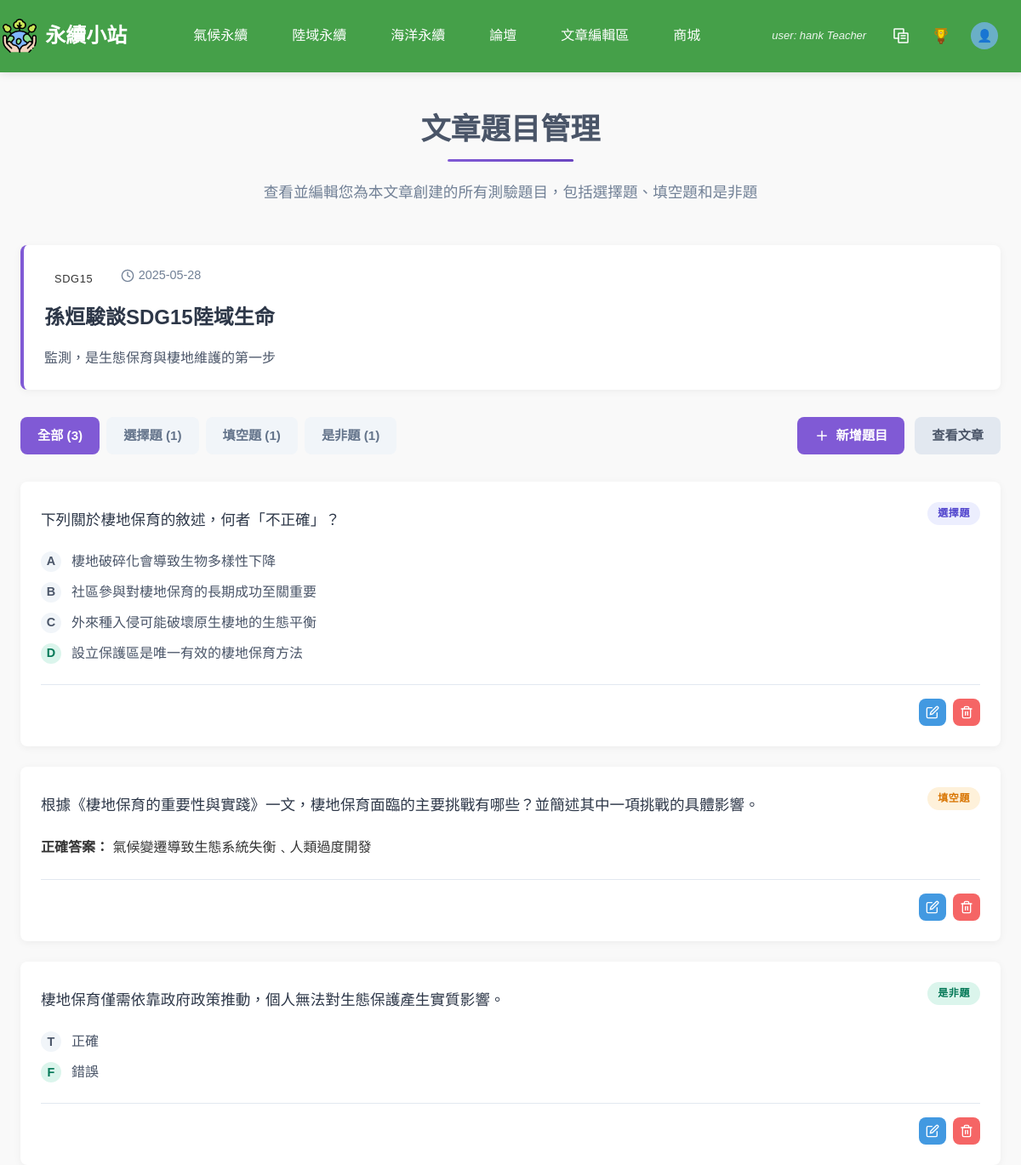
/php/article_questions.php?article_id=11 (signed in), run on the app's committed database.
### tables this page shows
CREATE TABLE `article` (
  `ArticleID` int(11) NOT NULL COMMENT '文章編號 (PK)',
  `Title` varchar(100) NOT NULL COMMENT '標題',
  `Category` varchar(50) NOT NULL COMMENT '分類',
  `ImageURL` varchar(255) DEFAULT NULL COMMENT '圖片網址',
  `Description` text DEFAULT NULL COMMENT '簡介',
  `ArticleURL` varchar(255) NOT NULL COMMENT '文章網址',
  `UserID` int(11) NOT NULL,
  `Content` longtext DEFAULT NULL COMMENT '文章內容',
  `created_at` timestamp NOT NULL DEFAULT current_timestamp(),
  `teacher_summary` longtext DEFAULT NULL COMMENT '老師重點整理'
);

CREATE TABLE `choicequiz` (
  `choiceID` int(11) NOT NULL COMMENT '選擇題編號 (PK)',
  `QuestionText` text NOT NULL COMMENT '問題文字',
  `OptionA` varchar(100) NOT NULL COMMENT '選項A',
  `OptionB` varchar(100) NOT NULL COMMENT '選項B',
  `OptionC` varchar(100) NOT NULL COMMENT '選項C',
  `OptionD` varchar(100) NOT NULL COMMENT '選項D',
  `CorrectAnswer` char(1) NOT NULL COMMENT '正確答案 (A/B/C/D)',
  `UserID` int(11) NOT NULL COMMENT '出題者 (FK to User)',
  `ArticleID` int(11) DEFAULT NULL COMMENT 'FK to Article'
);

CREATE TABLE `fillquiz` (
  `fillID` int(11) NOT NULL COMMENT '填充題編號 (PK)',
  `QuestionText` text NOT NULL COMMENT '問題文字',
  `CorrectAnswer` varchar(255) NOT NULL COMMENT '正確答案',
  `UserID` int(11) NOT NULL COMMENT '出題者 (FK to User)',
  `ArticleID` int(11) DEFAULT NULL COMMENT 'FK to Article'
);

CREATE TABLE `tfquiz` (
  `tfID` int(11) NOT NULL COMMENT '是非題編號 (PK)',
  `QuestionText` text NOT NULL COMMENT '問題文字',
  `OptionA` varchar(100) NOT NULL COMMENT '選項A',
  `OptionB` varchar(100) NOT NULL COMMENT '選項B',
  `CorrectAnswer` tinyint(1) NOT NULL COMMENT '正確答案 (True/False)',
  `UserID` int(11) NOT NULL COMMENT '出題者 (FK to User)',
  `ArticleID` int(11) DEFAULT NULL COMMENT 'FK to Article'
);

### php/article_questions.php (the view, shortened to what the rows shown need)
<?php
require_once 'db_connect.php';
$article_id = isset($_GET['article_id']) ? $_GET['article_id'] : null;
$user_id = $_SESSION['user_id'] ?? null;
$check_sql = "SELECT * FROM article WHERE ArticleID = ? AND UserID = ?";
$check_stmt = $conn->prepare($check_sql);
if ($check_stmt) {
    $check_stmt->bind_param("ss", $article_id, $user_id);
    $check_stmt->execute();
    $check_result = $check_stmt->get_result();
    $article = $check_result->fetch_assoc();
} else {
    header("Location: teacher_articles.php");
    exit();
}
$question_type = isset($_GET['type']) ? $_GET['type'] : 'all';
$choice_questions = [];
if ($question_type == 'all' || $question_type == 'choice') {
    $choice_sql = "SELECT * FROM choicequiz WHERE ArticleID = ? AND UserID = ?";
    $choice_stmt = $conn->prepare($choice_sql);
    if ($choice_stmt) {
        $choice_stmt->bind_param("ss", $article_id, $user_id);
        $choice_stmt->execute();
        $choice_result = $choice_stmt->get_result();
        while ($row = $choice_result->fetch_assoc()) {
            $row['type'] = 'choice';
            $choice_questions[] = $row;
        }
    }
}
$fill_questions = [];
if ($question_type == 'all' || $question_type == 'fill') {
    $fill_sql = "SELECT * FROM fillquiz WHERE ArticleID = ? AND UserID = ?";
    $fill_stmt = $conn->prepare($fill_sql);
    if ($fill_stmt) {
        $fill_stmt->bind_param("ss", $article_id, $user_id);
        $fill_stmt->execute();
        $fill_result = $fill_stmt->get_result();
        while ($row = $fill_result->fetch_assoc()) {
            $row['type'] = 'fill';
            $fill_questions[] = $row;
        }
    }
}
$tf_questions = [];
if ($question_type == 'all' || $question_type == 'tf') {
    $tf_sql = "SELECT * FROM tfquiz WHERE ArticleID = ? AND UserID = ?";
    $tf_stmt = $conn->prepare($tf_sql);
    if ($tf_stmt) {
        $tf_stmt->bind_param("ss", $article_id, $user_id);
        $tf_stmt->execute();
        $tf_result = $tf_stmt->get_result();
        while ($row = $tf_result->fetch_assoc()) {
            $row['type'] = 'tf';
            $tf_questions[] = $row;
        }
    }
}
$all_questions = array_merge($choice_questions, $fill_questions, $tf_questions);
$time_field = '';
if (!empty($all_questions)) {
    $first_question = reset($all_questions);
}
if (!empty($time_field)) {
    usort($all_questions, function($a, $b) use ($time_field) {
        return strtotime($b[$time_field] ?? 0) - strtotime($a[$time_field] ?? 0);
    });
} else {
    usort($all_questions, function($a, $b) {
        $a_id = 0;
        $b_id = 0;
        if ($a['type'] === 'choice') {
            foreach (['ChoiceQuizID', 'QuizID', 'ID', 'Id', 'id'] as $field) {
                if (isset($a[$field])) {
                    $a_id = $a[$field];
                    break;
                }
            }
        } elseif ($a['type'] === 'fill') {
            foreach (['FillQuizID', 'QuizID', 'ID', 'Id', 'id'] as $field) {
                if (isset($a[$field])) {
                    $a_id = $a[$field];
                    break;
                }
            }
        } elseif ($a['type'] === 'tf') {
            foreach (['TFQuizID', 'QuizID', 'ID', 'Id', 'id'] as $field) {
                if (isset($a[$field])) {
                    $a_id = $a[$field];
                    break;
                }
            }
        }
        if ($b['type'] === 'choice') {
            foreach (['ChoiceQuizID', 'QuizID', 'ID', 'Id', 'id'] as $field) {
                if (isset($b[$field])) {
                    $b_id = $b[$field];
                    break;
                }
            }
        } elseif ($b['type'] === 'fill') {
            foreach (['FillQuizID', 'QuizID', 'ID', 'Id', 'id'] as $field) {
                if (isset($b[$field])) {
                    $b_id = $b[$field];
                    break;
                }
            }
        } elseif ($b['type'] === 'tf') {
            foreach (['TFQuizID', 'QuizID', 'ID', 'Id', 'id'] as $field) {
                if (isset($b[$field])) {
                    $b_id = $b[$field];
                    break;
                }
            }
        }
        return $b_id - $a_id;
    });
}
$total_count = count($all_questions);
$page = isset($_GET['page']) ? (int)$_GET['page'] : 1;
$per_page = 10;
$total_pages = ceil($total_count / $per_page);
$page = max(1, min($page, $total_pages));
$start = ($page - 1) * $per_page;
$current_questions = array_slice($all_questions, $start, $per_page);
?>
<!DOCTYPE html>
<html lang="zh-TW">
<head>
    <link rel="stylesheet" href="../css/nav3.css">
    <link rel="stylesheet" href="../css/article_questions.css">
</head>
<body>
    <header>
        <?php include "nav.php"; ?>
    </header>
    <main class="container">
        <div class="page-header">
            <h1>文章題目管理</h1>
        </div>
        <div class="article-info">
            <?php
            $category_class = '';
            ?>
            <span class="category <?php echo $category_class; ?>"><?php echo htmlspecialchars($article['Category'] ?? '未分類'); ?></span>
            <span class="date">
                <svg xmlns="http://www.w3.org/2000/svg" viewBox="0 0 24 24" fill="none" stroke="currentColor" stroke-width="2" stroke-linecap="round" stroke-linejoin="round">
                    <circle cx="12" cy="12" r="10"></circle>
                    <polyline points="12 6 12 12 16 14"></polyline>
                </svg>
                <?php
                $article_date_value = '';
                foreach (['created_at', 'CreatedAt', 'createdAt', 'CreateTime', 'createTime', 'CreateDate', 'createDate'] as $field) {
                    if (isset($article[$field])) {
                        $article_date_value = $article[$field];
                        break;
                    }
                }
                if (!empty($article_date_value)) {
                    echo date('Y-m-d', strtotime($article_date_value));
                } else {
                    echo '未知日期';
                }
                ?>
            </span>
            <h2><?php echo htmlspecialchars($article['Title'] ?? '無標題'); ?></h2>
            <div class="article-description">
                <?php
                if (!empty($article['Description'])) {
                    echo htmlspecialchars($article['Description']);
                } else {
                    echo htmlspecialchars(mb_substr(strip_tags($article['Content'] ?? ''), 0, 200, 'UTF-8')) . '...';
                }
                ?>
            </div>
        </div>
        <div class="questions-list">
            <?php if (empty($current_questions)): ?>
                <div class="no-questions">
                    <h3>目前沒有題目</h3>
                    <p>您尚未為此文章創建任何測驗題目。點擊「新增題目」按鈕開始創建您的第一個題目。</p>
                    <a href="deepseek-test.php?article_id=<?php echo $article_id; ?>" class="btn btn-primary">
                        <svg xmlns="http://www.w3.org/2000/svg" viewBox="0 0 24 24" fill="none" stroke="currentColor" stroke-width="2" stroke-linecap="round" stroke-linejoin="round">
                            <line x1="12" y1="5" x2="12" y2="19"></line>
                            <line x1="5" y1="12" x2="19" y2="12"></line>
                        </svg>
                        新增題目
                    </a>
                </div>
            <?php else: ?>
                <?php foreach ($current_questions as $question): ?>
                    <div class="question-card">
                        <?php
                        switch ($question['type']) {
                            case 'choice':
                                echo '<span class="question-type choice">選擇題</span>';
                                $options = [
                                    'A' => $question['OptionA'] ?? '',
                                    'B' => $question['OptionB'] ?? '',
                                    'C' => $question['OptionC'] ?? '',
                                    'D' => $question['OptionD'] ?? ''
                                ];
                                $correct_answer = $question['CorrectAnswer'] ?? '';
                                $question_id = $question['choiceID'] ?? '';
                                $delete_url = "?article_id={$article_id}&delete_question={$question_id}&question_type=choice";
                                break;
                            case 'fill':
                                echo '<span class="question-type fill">填空題</span>';
                                $options = [];
                                $correct_answer = $question['CorrectAnswer'] ?? '';
                                $question_id = $question['fillID'] ?? '';
                                $delete_url = "?article_id={$article_id}&delete_question={$question_id}&question_type=fill";
                                break;
                            case 'tf':
                                echo '<span class="question-type tf">是非題</span>';
                                $options = [
                                    'T' => '正確',
                                    'F' => '錯誤'
                                ];
                                $correct_answer = $question['CorrectAnswer'] ? 'T' : 'F';
                                $question_id = $question['tfID'] ?? '';
                                $delete_url = "?article_id={$article_id}&delete_question={$question_id}&question_type=tf";
                                break;
                        }
                        ?>
                        <div class="question-content">
                            <?php echo htmlspecialchars($question['QuestionText'] ?? ''); ?>
                        </div>
                        <?php if (!empty($options)): ?>
                            <div class="question-options">
                                <?php foreach ($options as $key => $value): ?>
                                    <?php if (!empty($value)): ?>
                                        <div class="question-option">
                                            <span class="option-marker <?php echo $key === $correct_answer ? 'correct' : ''; ?>">
                                                <?php echo $key; ?>
                                            </span>
                                            <span class="option-text">
                                                <?php echo htmlspecialchars($value); ?>
                                            </span>
                                        </div>
                                    <?php endif; ?>
                                <?php endforeach; ?>
                            </div>
                        <?php else: ?>
                            <div class="question-answer">
                                <strong>正確答案：</strong> <?php echo htmlspecialchars($correct_answer); ?>
                            </div>
                        <?php endif; ?>
                        <div class="question-footer">
                            <div class="question-actions-footer">
                                <a href="deepseek-test.php?article_id=<?php echo $article_id; ?>&edit_id=<?php echo $question_id; ?>&question=<?php echo htmlspecialchars(urlencode($question['QuestionText'] ?? '')); ?>&type=<?php echo $question['type']; ?>&answer=<?php
                                    if ($question['type'] === 'choice' || $question['type'] === 'fill') {
                                        echo htmlspecialchars(urlencode($question['CorrectAnswer'] ?? ''));
                                    } else if ($question['type'] === 'tf') {
                                        echo htmlspecialchars(urlencode($question['CorrectAnswer'] ? 'T' : 'F'));
                                    }
                                ?><?php
                                    if ($question['type'] === 'choice') {
                                        echo '&option_a=' . htmlspecialchars(urlencode($options['A'] ?? ''));
                                        echo '&option_b=' . htmlspecialchars(urlencode($options['B'] ?? ''));
                                        echo '&option_c=' . htmlspecialchars(urlencode($options['C'] ?? ''));
                                        echo '&option_d=' . htmlspecialchars(urlencode($options['D'] ?? ''));
                                    }
                                ?>" class="action-link edit" title="編輯題目">
                                    <svg xmlns="http://www.w3.org/2000/svg" viewBox="0 0 24 24" fill="none" stroke="currentColor" stroke-width="2" stroke-linecap="round" stroke-linejoin="round">
                                        <path d="M11 4H4a2 2 0 0 0-2 2v14a2 2 0 0 0 2 2h14a2 2 0 0 0 2-2v-7"></path>
                                        <path d="M18.5 2.5a2.121 2.121 0 0 1 3 3L12 15l-4 1 1-4 9.5-9.5z"></path>
                                    </svg>
                                </a>
                                <a href="<?php echo $delete_url; ?>" class="action-link delete" title="刪除題目" onclick="return confirm('確定要刪除這個題目嗎？');">
                                </a>
                            </div>
                        </div>
                    </div>
                <?php endforeach; ?>
            <?php endif; ?>
        </div>
    </main>
</body>
</html>

### data on the page
article: Category "SDG15", created_at "2025-05-28", Title "孫烜駿談SDG15陸域生命", Description "監測，是生態保育與棲地維護的第一步"
choicequiz: shows "選擇題", QuestionText "下列關於棲地保育的敘述，何者「不正確」？", key "A", OptionA "棲地破碎化會導致生物多樣性下降", key "B", OptionB "社區參與對棲地保育的長期成功至關重要", key "C", OptionC "外來種入侵可能破壞原生棲地的生態平衡", key "D", OptionD "設立保護區是唯一有效的棲地保育方法"
fillquiz: shows "填空題", QuestionText "根據《棲地保育的重要性與實踐》一文，棲地保育面臨的主要挑戰有哪些？並簡述其中一項挑戰的具體影響。", CorrectAnswer "氣候變遷導致生態系統失衡﹑人類過度開發"
tfquiz: shows "是非題", QuestionText "棲地保育僅需依靠政府政策推動，個人無法對生態保護產生實質影響。", key "T", value "正確", key "F", value "錯誤"

### other printed values
$_SESSION['username'] "hank"
$_SESSION['role'] "Teacher"
$total_count "3"
$choice_count "1"
$fill_count "1"
$tf_count "1"
